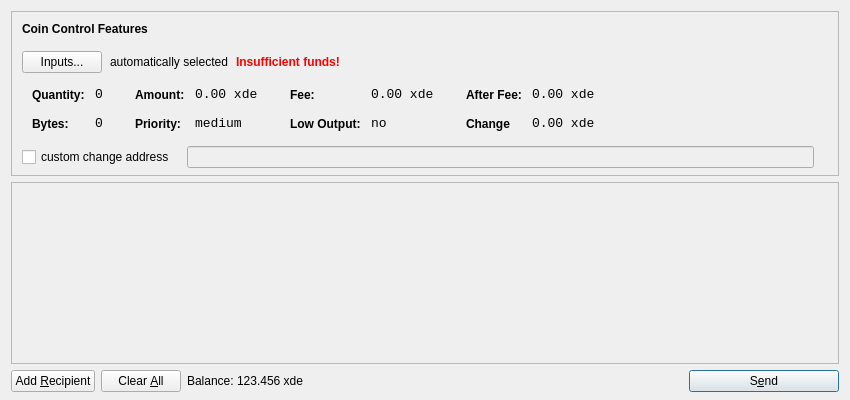
<?xml version="1.0" encoding="UTF-8"?>
<ui version="4.0">
 <class>SendCoinsDialog</class>
 <widget class="QDialog" name="SendCoinsDialog">
  <property name="geometry">
   <rect>
    <x>0</x>
    <y>0</y>
    <width>850</width>
    <height>400</height>
   </rect>
  </property>
  <property name="windowTitle">
   <string>Send Coins</string>
  </property>
  <layout class="QVBoxLayout" name="verticalLayout" stretch="0,1,0">
   <property name="bottomMargin">
    <number>8</number>
   </property>
   <item>
    <widget class="QFrame" name="frameCoinControl">
     <property name="sizePolicy">
      <sizepolicy hsizetype="Expanding" vsizetype="Expanding">
       <horstretch>0</horstretch>
       <verstretch>0</verstretch>
      </sizepolicy>
     </property>
     <property name="maximumSize">
      <size>
       <width>16777215</width>
       <height>16777215</height>
      </size>
     </property>
     <property name="frameShape">
      <enum>QFrame::StyledPanel</enum>
     </property>
     <property name="frameShadow">
      <enum>QFrame::Sunken</enum>
     </property>
     <layout class="QVBoxLayout" name="verticalLayoutCoinControl2">
      <property name="spacing">
       <number>-1</number>
      </property>
      <property name="leftMargin">
       <number>0</number>
      </property>
      <property name="topMargin">
       <number>0</number>
      </property>
      <property name="rightMargin">
       <number>0</number>
      </property>
      <property name="bottomMargin">
       <number>6</number>
      </property>
      <item>
       <layout class="QVBoxLayout" name="verticalLayoutCoinControl" stretch="0,0,0,0,1">
        <property name="spacing">
         <number>0</number>
        </property>
        <property name="leftMargin">
         <number>10</number>
        </property>
        <property name="topMargin">
         <number>10</number>
        </property>
        <item>
         <layout class="QHBoxLayout" name="horizontalLayoutCoinControl1">
          <property name="bottomMargin">
           <number>15</number>
          </property>
          <item>
           <widget class="QLabel" name="labelCoinControlFeatures">
            <property name="sizePolicy">
             <sizepolicy hsizetype="Preferred" vsizetype="Maximum">
              <horstretch>0</horstretch>
              <verstretch>0</verstretch>
             </sizepolicy>
            </property>
            <property name="font">
             <font>
              <weight>75</weight>
              <bold>true</bold>
             </font>
            </property>
            <property name="styleSheet">
             <string notr="true">font-weight:bold;</string>
            </property>
            <property name="text">
             <string>Coin Control Features</string>
            </property>
           </widget>
          </item>
         </layout>
        </item>
        <item>
         <layout class="QHBoxLayout" name="horizontalLayoutCoinControl2" stretch="0,0,0,0">
          <property name="spacing">
           <number>8</number>
          </property>
          <property name="bottomMargin">
           <number>10</number>
          </property>
          <item>
           <widget class="QPushButton" name="pushButtonCoinControl">
            <property name="styleSheet">
             <string notr="true"/>
            </property>
            <property name="text">
             <string>Inputs...</string>
            </property>
           </widget>
          </item>
          <item>
           <widget class="QLabel" name="labelCoinControlAutomaticallySelected">
            <property name="text">
             <string>automatically selected</string>
            </property>
            <property name="margin">
             <number>5</number>
            </property>
           </widget>
          </item>
          <item>
           <widget class="QLabel" name="labelCoinControlInsuffFunds">
            <property name="font">
             <font>
              <weight>75</weight>
              <bold>true</bold>
             </font>
            </property>
            <property name="styleSheet">
             <string notr="true">color:red;font-weight:bold;</string>
            </property>
            <property name="text">
             <string>Insufficient funds!</string>
            </property>
            <property name="margin">
             <number>5</number>
            </property>
           </widget>
          </item>
          <item>
           <spacer name="horizontalSpacerCoinControl">
            <property name="orientation">
             <enum>Qt::Horizontal</enum>
            </property>
            <property name="sizeHint" stdset="0">
             <size>
              <width>40</width>
              <height>1</height>
             </size>
            </property>
           </spacer>
          </item>
         </layout>
        </item>
        <item>
         <widget class="QWidget" name="widgetCoinControl" native="true">
          <property name="sizePolicy">
           <sizepolicy hsizetype="Preferred" vsizetype="Preferred">
            <horstretch>0</horstretch>
            <verstretch>0</verstretch>
           </sizepolicy>
          </property>
          <property name="minimumSize">
           <size>
            <width>0</width>
            <height>0</height>
           </size>
          </property>
          <property name="styleSheet">
           <string notr="true"/>
          </property>
          <layout class="QHBoxLayout" name="horizontalLayoutCoinControl5">
           <property name="margin">
            <number>0</number>
           </property>
           <item>
            <layout class="QHBoxLayout" name="horizontalLayoutCoinControl3" stretch="0,0,0,1">
             <property name="spacing">
              <number>20</number>
             </property>
             <property name="topMargin">
              <number>0</number>
             </property>
             <property name="bottomMargin">
              <number>10</number>
             </property>
             <item>
              <layout class="QFormLayout" name="formLayoutCoinControl1">
               <property name="horizontalSpacing">
                <number>10</number>
               </property>
               <property name="verticalSpacing">
                <number>14</number>
               </property>
               <property name="leftMargin">
                <number>10</number>
               </property>
               <property name="topMargin">
                <number>4</number>
               </property>
               <property name="rightMargin">
                <number>6</number>
               </property>
               <item row="0" column="0">
                <widget class="QLabel" name="labelCoinControlQuantityText">
                 <property name="styleSheet">
                  <string notr="true">font-weight:bold;</string>
                 </property>
                 <property name="text">
                  <string>Quantity:</string>
                 </property>
                 <property name="margin">
                  <number>0</number>
                 </property>
                </widget>
               </item>
               <item row="0" column="1">
                <widget class="QLabel" name="labelCoinControlQuantity">
                 <property name="font">
                  <font>
                   <family>Monospace</family>
                   <pointsize>10</pointsize>
                  </font>
                 </property>
                 <property name="cursor">
                  <cursorShape>IBeamCursor</cursorShape>
                 </property>
                 <property name="contextMenuPolicy">
                  <enum>Qt::ActionsContextMenu</enum>
                 </property>
                 <property name="text">
                  <string>0</string>
                 </property>
                 <property name="margin">
                  <number>0</number>
                 </property>
                 <property name="textInteractionFlags">
                  <set>Qt::LinksAccessibleByMouse|Qt::TextSelectableByKeyboard|Qt::TextSelectableByMouse</set>
                 </property>
                </widget>
               </item>
               <item row="1" column="0">
                <widget class="QLabel" name="labelCoinControlBytesText">
                 <property name="styleSheet">
                  <string notr="true">font-weight:bold;</string>
                 </property>
                 <property name="text">
                  <string>Bytes:</string>
                 </property>
                </widget>
               </item>
               <item row="1" column="1">
                <widget class="QLabel" name="labelCoinControlBytes">
                 <property name="font">
                  <font>
                   <family>Monospace</family>
                   <pointsize>10</pointsize>
                  </font>
                 </property>
                 <property name="cursor">
                  <cursorShape>IBeamCursor</cursorShape>
                 </property>
                 <property name="contextMenuPolicy">
                  <enum>Qt::ActionsContextMenu</enum>
                 </property>
                 <property name="text">
                  <string>0</string>
                 </property>
                 <property name="textInteractionFlags">
                  <set>Qt::LinksAccessibleByMouse|Qt::TextSelectableByKeyboard|Qt::TextSelectableByMouse</set>
                 </property>
                </widget>
               </item>
              </layout>
             </item>
             <item>
              <layout class="QFormLayout" name="formLayoutCoinControl2">
               <property name="horizontalSpacing">
                <number>10</number>
               </property>
               <property name="verticalSpacing">
                <number>14</number>
               </property>
               <property name="leftMargin">
                <number>6</number>
               </property>
               <property name="topMargin">
                <number>4</number>
               </property>
               <property name="rightMargin">
                <number>6</number>
               </property>
               <item row="0" column="0">
                <widget class="QLabel" name="labelCoinControlAmountText">
                 <property name="styleSheet">
                  <string notr="true">font-weight:bold;</string>
                 </property>
                 <property name="text">
                  <string>Amount:</string>
                 </property>
                 <property name="margin">
                  <number>0</number>
                 </property>
                </widget>
               </item>
               <item row="0" column="1">
                <widget class="QLabel" name="labelCoinControlAmount">
                 <property name="font">
                  <font>
                   <family>Monospace</family>
                   <pointsize>10</pointsize>
                  </font>
                 </property>
                 <property name="cursor">
                  <cursorShape>IBeamCursor</cursorShape>
                 </property>
                 <property name="contextMenuPolicy">
                  <enum>Qt::ActionsContextMenu</enum>
                 </property>
                 <property name="text">
                  <string>0.00 xde</string>
                 </property>
                 <property name="textInteractionFlags">
                  <set>Qt::LinksAccessibleByMouse|Qt::TextSelectableByKeyboard|Qt::TextSelectableByMouse</set>
                 </property>
                </widget>
               </item>
               <item row="1" column="0">
                <widget class="QLabel" name="labelCoinControlPriorityText">
                 <property name="styleSheet">
                  <string notr="true">font-weight:bold;</string>
                 </property>
                 <property name="text">
                  <string>Priority:</string>
                 </property>
                </widget>
               </item>
               <item row="1" column="1">
                <widget class="QLabel" name="labelCoinControlPriority">
                 <property name="font">
                  <font>
                   <family>Monospace</family>
                   <pointsize>10</pointsize>
                  </font>
                 </property>
                 <property name="cursor">
                  <cursorShape>IBeamCursor</cursorShape>
                 </property>
                 <property name="contextMenuPolicy">
                  <enum>Qt::ActionsContextMenu</enum>
                 </property>
                 <property name="text">
                  <string>medium</string>
                 </property>
                 <property name="textInteractionFlags">
                  <set>Qt::LinksAccessibleByMouse|Qt::TextSelectableByKeyboard|Qt::TextSelectableByMouse</set>
                 </property>
                </widget>
               </item>
              </layout>
             </item>
             <item>
              <layout class="QFormLayout" name="formLayoutCoinControl3">
               <property name="horizontalSpacing">
                <number>10</number>
               </property>
               <property name="verticalSpacing">
                <number>14</number>
               </property>
               <property name="leftMargin">
                <number>6</number>
               </property>
               <property name="topMargin">
                <number>4</number>
               </property>
               <property name="rightMargin">
                <number>6</number>
               </property>
               <item row="0" column="0">
                <widget class="QLabel" name="labelCoinControlFeeText">
                 <property name="styleSheet">
                  <string notr="true">font-weight:bold;</string>
                 </property>
                 <property name="text">
                  <string>Fee:</string>
                 </property>
                 <property name="margin">
                  <number>0</number>
                 </property>
                </widget>
               </item>
               <item row="0" column="1">
                <widget class="QLabel" name="labelCoinControlFee">
                 <property name="font">
                  <font>
                   <family>Monospace</family>
                   <pointsize>10</pointsize>
                  </font>
                 </property>
                 <property name="cursor">
                  <cursorShape>IBeamCursor</cursorShape>
                 </property>
                 <property name="contextMenuPolicy">
                  <enum>Qt::ActionsContextMenu</enum>
                 </property>
                 <property name="text">
                  <string>0.00 xde</string>
                 </property>
                 <property name="textInteractionFlags">
                  <set>Qt::LinksAccessibleByMouse|Qt::TextSelectableByKeyboard|Qt::TextSelectableByMouse</set>
                 </property>
                </widget>
               </item>
               <item row="1" column="0">
                <widget class="QLabel" name="labelCoinControlLowOutputText">
                 <property name="styleSheet">
                  <string notr="true">font-weight:bold;</string>
                 </property>
                 <property name="text">
                  <string>Low Output:</string>
                 </property>
                </widget>
               </item>
               <item row="1" column="1">
                <widget class="QLabel" name="labelCoinControlLowOutput">
                 <property name="font">
                  <font>
                   <family>Monospace</family>
                   <pointsize>10</pointsize>
                  </font>
                 </property>
                 <property name="cursor">
                  <cursorShape>IBeamCursor</cursorShape>
                 </property>
                 <property name="contextMenuPolicy">
                  <enum>Qt::ActionsContextMenu</enum>
                 </property>
                 <property name="text">
                  <string>no</string>
                 </property>
                 <property name="textInteractionFlags">
                  <set>Qt::LinksAccessibleByMouse|Qt::TextSelectableByKeyboard|Qt::TextSelectableByMouse</set>
                 </property>
                </widget>
               </item>
              </layout>
             </item>
             <item>
              <layout class="QFormLayout" name="formLayoutCoinControl4">
               <property name="horizontalSpacing">
                <number>10</number>
               </property>
               <property name="verticalSpacing">
                <number>14</number>
               </property>
               <property name="leftMargin">
                <number>6</number>
               </property>
               <property name="topMargin">
                <number>4</number>
               </property>
               <property name="rightMargin">
                <number>6</number>
               </property>
               <item row="0" column="0">
                <widget class="QLabel" name="labelCoinControlAfterFeeText">
                 <property name="styleSheet">
                  <string notr="true">font-weight:bold;</string>
                 </property>
                 <property name="text">
                  <string>After Fee:</string>
                 </property>
                 <property name="margin">
                  <number>0</number>
                 </property>
                </widget>
               </item>
               <item row="0" column="1">
                <widget class="QLabel" name="labelCoinControlAfterFee">
                 <property name="font">
                  <font>
                   <family>Monospace</family>
                   <pointsize>10</pointsize>
                  </font>
                 </property>
                 <property name="cursor">
                  <cursorShape>IBeamCursor</cursorShape>
                 </property>
                 <property name="contextMenuPolicy">
                  <enum>Qt::ActionsContextMenu</enum>
                 </property>
                 <property name="text">
                  <string>0.00 xde</string>
                 </property>
                 <property name="textInteractionFlags">
                  <set>Qt::LinksAccessibleByMouse|Qt::TextSelectableByKeyboard|Qt::TextSelectableByMouse</set>
                 </property>
                </widget>
               </item>
               <item row="1" column="0">
                <widget class="QLabel" name="labelCoinControlChangeText">
                 <property name="styleSheet">
                  <string notr="true">font-weight:bold;</string>
                 </property>
                 <property name="text">
                  <string>Change</string>
                 </property>
                </widget>
               </item>
               <item row="1" column="1">
                <widget class="QLabel" name="labelCoinControlChange">
                 <property name="font">
                  <font>
                   <family>Monospace</family>
                   <pointsize>10</pointsize>
                  </font>
                 </property>
                 <property name="cursor">
                  <cursorShape>IBeamCursor</cursorShape>
                 </property>
                 <property name="contextMenuPolicy">
                  <enum>Qt::ActionsContextMenu</enum>
                 </property>
                 <property name="text">
                  <string>0.00 xde</string>
                 </property>
                 <property name="textInteractionFlags">
                  <set>Qt::LinksAccessibleByMouse|Qt::TextSelectableByKeyboard|Qt::TextSelectableByMouse</set>
                 </property>
                </widget>
               </item>
              </layout>
             </item>
            </layout>
           </item>
          </layout>
         </widget>
        </item>
        <item>
         <layout class="QHBoxLayout" name="horizontalLayoutCoinControl4" stretch="0,0,0">
          <property name="spacing">
           <number>12</number>
          </property>
          <property name="sizeConstraint">
           <enum>QLayout::SetDefaultConstraint</enum>
          </property>
          <property name="topMargin">
           <number>5</number>
          </property>
          <property name="rightMargin">
           <number>5</number>
          </property>
          <item>
           <widget class="QCheckBox" name="checkBoxCoinControlChange">
            <property name="text">
             <string>custom change address</string>
            </property>
           </widget>
          </item>
          <item>
           <widget class="QLineEdit" name="lineEditCoinControlChange">
            <property name="enabled">
             <bool>false</bool>
            </property>
            <property name="sizePolicy">
             <sizepolicy hsizetype="Expanding" vsizetype="Fixed">
              <horstretch>0</horstretch>
              <verstretch>0</verstretch>
             </sizepolicy>
            </property>
           </widget>
          </item>
          <item>
           <widget class="QLabel" name="labelCoinControlChangeLabel">
            <property name="sizePolicy">
             <sizepolicy hsizetype="Preferred" vsizetype="Expanding">
              <horstretch>0</horstretch>
              <verstretch>0</verstretch>
             </sizepolicy>
            </property>
            <property name="minimumSize">
             <size>
              <width>0</width>
              <height>0</height>
             </size>
            </property>
            <property name="text">
             <string/>
            </property>
            <property name="margin">
             <number>3</number>
            </property>
           </widget>
          </item>
         </layout>
        </item>
        <item>
         <spacer name="verticalSpacerCoinControl">
          <property name="orientation">
           <enum>Qt::Vertical</enum>
          </property>
          <property name="sizeHint" stdset="0">
           <size>
            <width>800</width>
            <height>1</height>
           </size>
          </property>
         </spacer>
        </item>
       </layout>
      </item>
     </layout>
    </widget>
   </item>
   <item>
    <widget class="QScrollArea" name="scrollArea">
     <property name="widgetResizable">
      <bool>true</bool>
     </property>
     <widget class="QWidget" name="scrollAreaWidgetContents">
      <property name="geometry">
       <rect>
        <x>0</x>
        <y>0</y>
        <width>830</width>
        <height>165</height>
       </rect>
      </property>
      <layout class="QVBoxLayout" name="verticalLayout_2">
       <property name="margin">
        <number>0</number>
       </property>
       <item>
        <layout class="QVBoxLayout" name="entries">
         <property name="spacing">
          <number>6</number>
         </property>
        </layout>
       </item>
       <item>
        <spacer name="verticalSpacer">
         <property name="orientation">
          <enum>Qt::Vertical</enum>
         </property>
         <property name="sizeHint" stdset="0">
          <size>
           <width>20</width>
           <height>40</height>
          </size>
         </property>
        </spacer>
       </item>
      </layout>
     </widget>
    </widget>
   </item>
   <item>
    <layout class="QHBoxLayout" name="horizontalLayout">
     <item>
      <widget class="QPushButton" name="addButton">
       <property name="toolTip">
        <string>Send to multiple recipients at once</string>
       </property>
       <property name="text">
        <string>Add &amp;Recipient</string>
       </property>
       <property name="icon">
        <iconset resource="../bitcoin.qrc">
         <normaloff>:/icons/add</normaloff>:/icons/add</iconset>
       </property>
       <property name="autoDefault">
        <bool>false</bool>
       </property>
      </widget>
     </item>
     <item>
      <widget class="QPushButton" name="clearButton">
       <property name="sizePolicy">
        <sizepolicy hsizetype="Minimum" vsizetype="Fixed">
         <horstretch>0</horstretch>
         <verstretch>0</verstretch>
        </sizepolicy>
       </property>
       <property name="toolTip">
        <string>Remove all transaction fields</string>
       </property>
       <property name="text">
        <string>Clear &amp;All</string>
       </property>
       <property name="icon">
        <iconset resource="../bitcoin.qrc">
         <normaloff>:/icons/remove</normaloff>:/icons/remove</iconset>
       </property>
       <property name="autoRepeatDelay">
        <number>300</number>
       </property>
       <property name="autoDefault">
        <bool>false</bool>
       </property>
      </widget>
     </item>
     <item>
      <layout class="QHBoxLayout" name="horizontalLayout_2">
       <property name="spacing">
        <number>3</number>
       </property>
       <item>
        <widget class="QLabel" name="label">
         <property name="sizePolicy">
          <sizepolicy hsizetype="Preferred" vsizetype="Fixed">
           <horstretch>0</horstretch>
           <verstretch>0</verstretch>
          </sizepolicy>
         </property>
         <property name="text">
          <string>Balance:</string>
         </property>
        </widget>
       </item>
       <item>
        <widget class="QLabel" name="labelBalance">
         <property name="sizePolicy">
          <sizepolicy hsizetype="Preferred" vsizetype="Fixed">
           <horstretch>0</horstretch>
           <verstretch>0</verstretch>
          </sizepolicy>
         </property>
         <property name="cursor">
          <cursorShape>IBeamCursor</cursorShape>
         </property>
         <property name="text">
          <string>123.456 xde</string>
         </property>
         <property name="textInteractionFlags">
          <set>Qt::LinksAccessibleByMouse|Qt::TextSelectableByKeyboard|Qt::TextSelectableByMouse</set>
         </property>
        </widget>
       </item>
      </layout>
     </item>
     <item>
      <spacer name="horizontalSpacer">
       <property name="orientation">
        <enum>Qt::Horizontal</enum>
       </property>
       <property name="sizeHint" stdset="0">
        <size>
         <width>40</width>
         <height>20</height>
        </size>
       </property>
      </spacer>
     </item>
     <item>
      <widget class="QPushButton" name="sendButton">
       <property name="minimumSize">
        <size>
         <width>150</width>
         <height>0</height>
        </size>
       </property>
       <property name="toolTip">
        <string>Confirm the send action</string>
       </property>
       <property name="text">
        <string>S&amp;end</string>
       </property>
       <property name="icon">
        <iconset resource="../bitcoin.qrc">
         <normaloff>:/icons/send</normaloff>:/icons/send</iconset>
       </property>
       <property name="default">
        <bool>true</bool>
       </property>
      </widget>
     </item>
    </layout>
   </item>
  </layout>
 </widget>
 <resources>
  <include location="../bitcoin.qrc"/>
 </resources>
 <connections/>
</ui>
